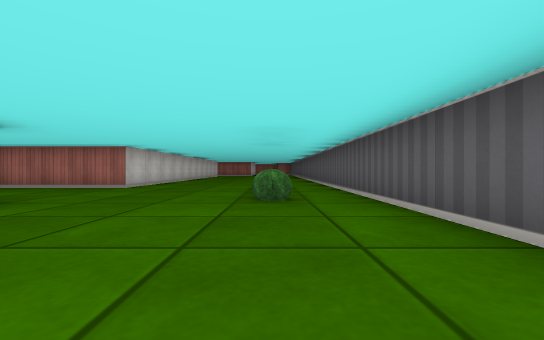
View 1 (above)

21 first-person views from a walk through a cub3D level. The camera is about half as high as the walls, looks level and sees 90° across. The floor is counted in squares. Each view is taken from the middle of a square. On the plan, view 1 faces up. The plan holds only what a view shows up to about 9 squares ahead; the rest is blank.

View 2
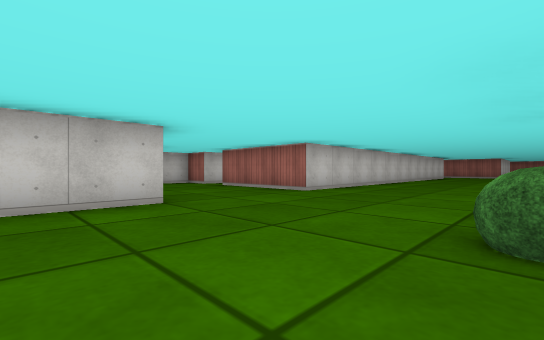

View 3
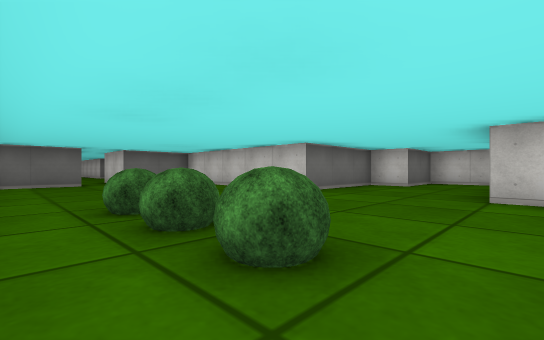

View 4
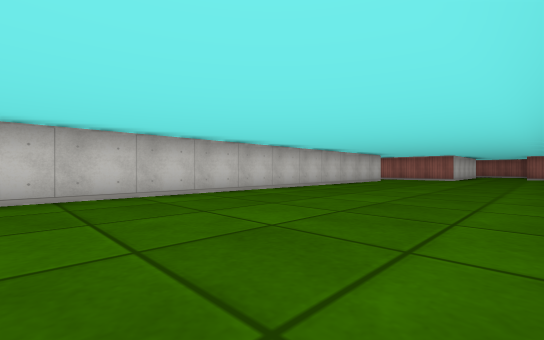

View 5
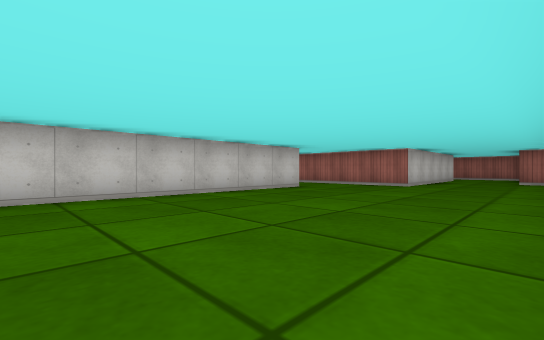

View 6
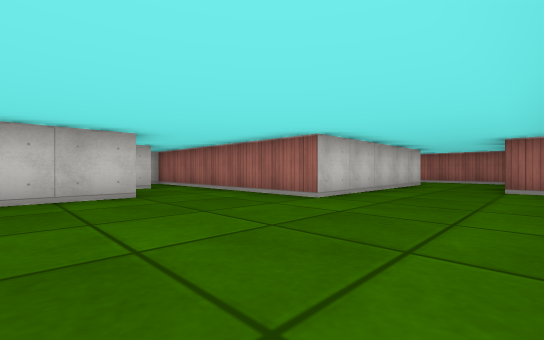

View 7
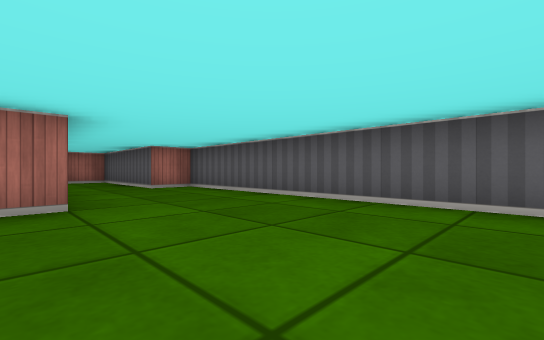

View 8
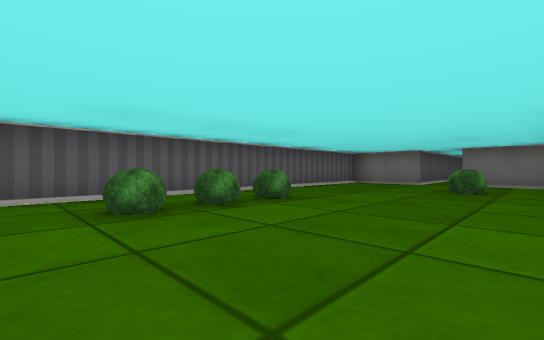

View 9
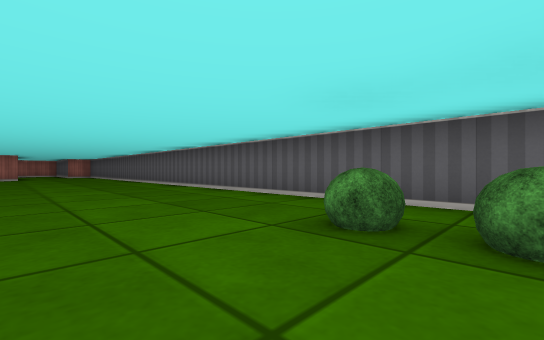

View 10
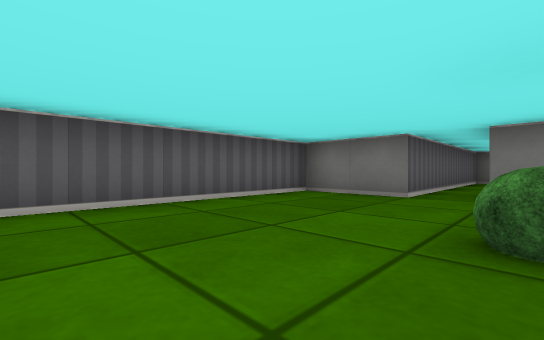

View 11
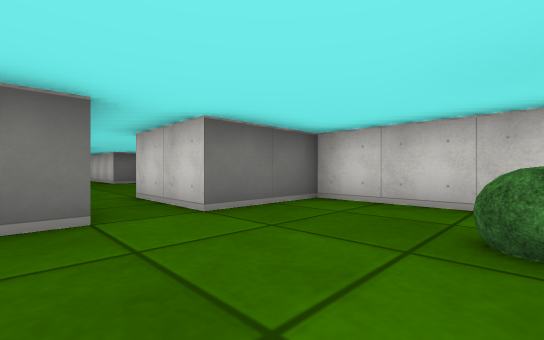

View 12
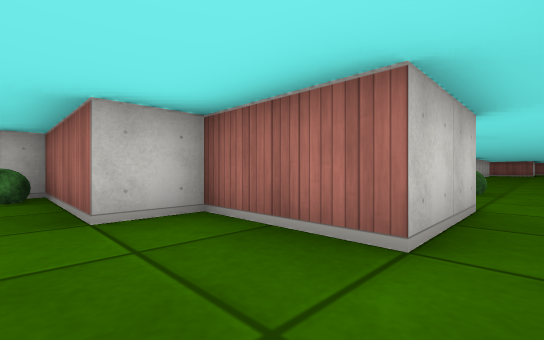

View 13
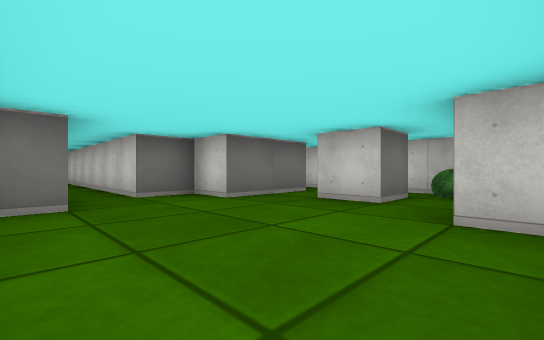

View 14
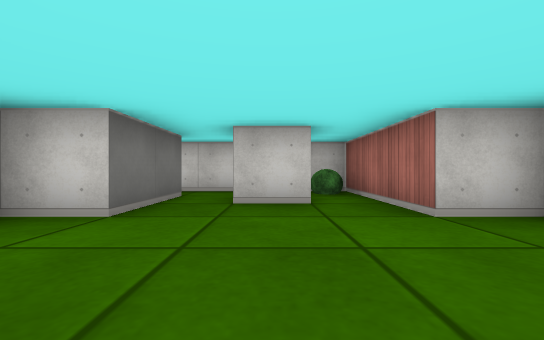

View 15
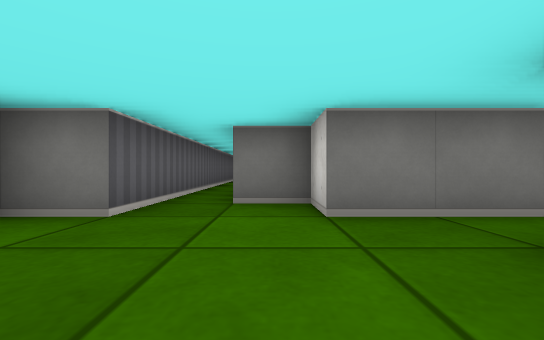

View 16
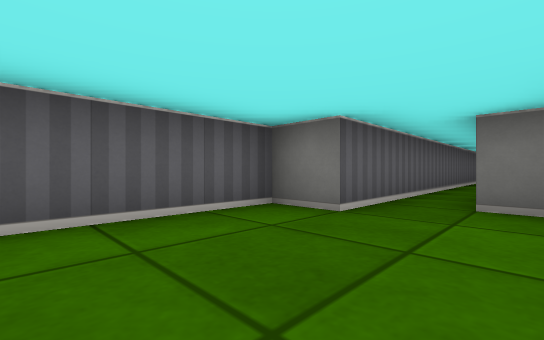

View 17
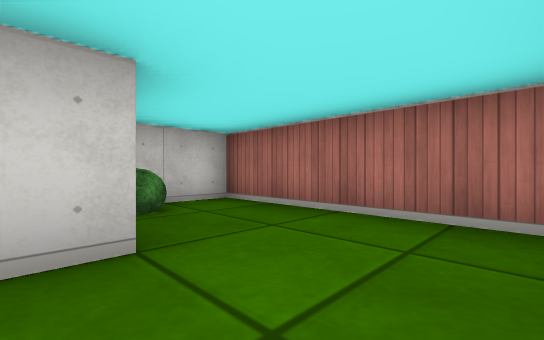

View 18
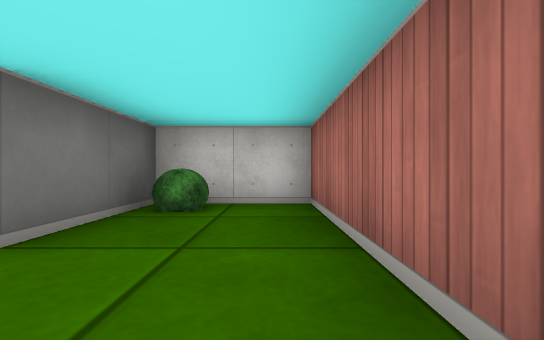

View 19
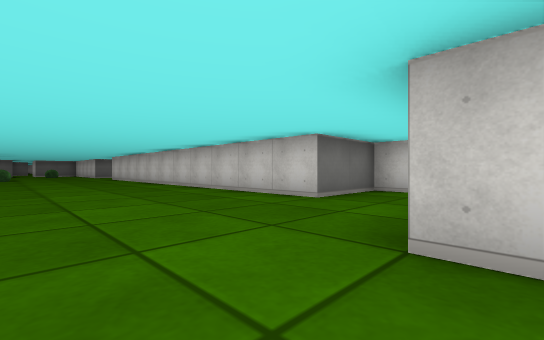

View 20
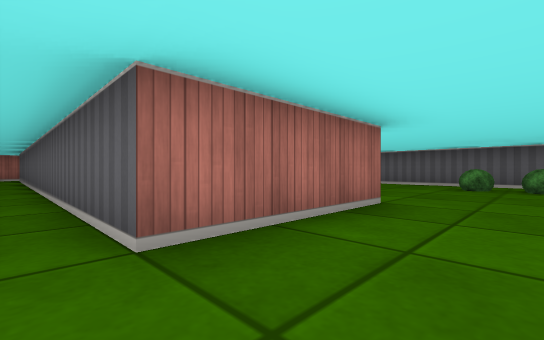

View 21
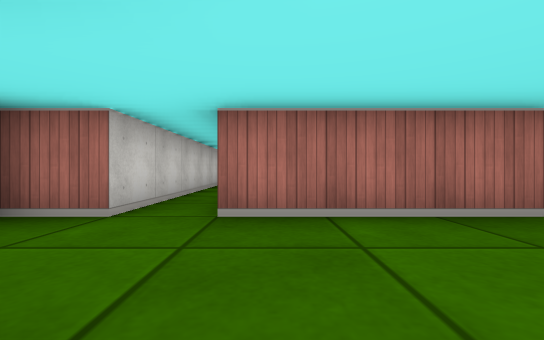

### Floor plan
Ten units are one square. View 1 is at (0, 0); x grows to the right and y downward. Boxes are objects, and circles mark ways between rooms. Rooms are numbered by the first view taken in them; rooms with no view inside come last. Other rooms are left out.
<svg viewBox="-90 -270 110 429">
<path fill="none" stroke="#000" d="M15 -160 15 -225 5 -225 5 -262M-75 -65 -85 -65M-85 -62 -85 -45 -65 -45 -65 -35 -35 -35 -35 15 -15 15 -15 35M-55 -185 -55 -175 -35 -175 -35 -65 -65 -65M-5 35 -5 15 15 15 15 -142M2 -265 -35 -265 -35 -245 -15 -245 -15 -195 -65 -195M-55 75 -35 75 -35 85 -25 85 -25 145M-55 55 -45 55 -45 65M-15 35 -35 35 -35 45 -65 45 -65 60M-15 154 -15 75 -5 75 -5 35"/>
<rect x="-35" y="-255" width="10" height="10" fill="#bbb"><title>bush</title></rect>
<rect x="-25" y="-15" width="10" height="10" fill="#bbb"><title>bush</title></rect>
<rect x="-5" y="-45" width="10" height="10" fill="#bbb"><title>bush</title></rect>
<rect x="-5" y="-55" width="10" height="10" fill="#bbb"><title>bush</title></rect>
<rect x="-5" y="-65" width="10" height="10" fill="#bbb"><title>bush</title></rect>
<rect x="-65" y="45" width="10" height="10" fill="#bbb"><title>bush</title></rect>
<circle cx="-10" cy="25" r="3" fill="#2a7"/>
<text x="-20" y="-110">1</text>
<text x="-30" y="80">2</text>
</svg>
Room 1 opens to room 2.

Where each view was taken, in squares from view 1:
view 1: 0 up, 0 right, facing up
view 2: 2 up, 0 right, facing up-left
view 3: 7 up, 1 right, facing down-left
view 4: 7 up, 1 right, facing up-left
view 5: 12 up, 1 right, facing up-left
view 6: 16 up, 1 right, facing up-left
view 7: 16 up, 2 left, facing up-right
view 8: 7 up, 3 left, facing down-right
view 9: 5 up, 2 left, facing up-right
view 10: 3 up, 2 left, facing down-right
view 11: 1 up, 0 right, facing down-left
view 12: 5 down, 1 left, facing up-left
view 13: 4 down, 1 left, facing down-left
view 14: 6 down, 1 left, facing left
view 15: 5 down, 3 left, facing down
view 16: 5 down, 3 left, facing down-right
view 17: 24 up, 0 right, facing up-left
view 18: 26 up, 0 right, facing left
view 19: 20 up, 0 right, facing down-left
view 20: 5 up, 7 left, facing up-right
view 21: 4 up, 6 left, facing up
